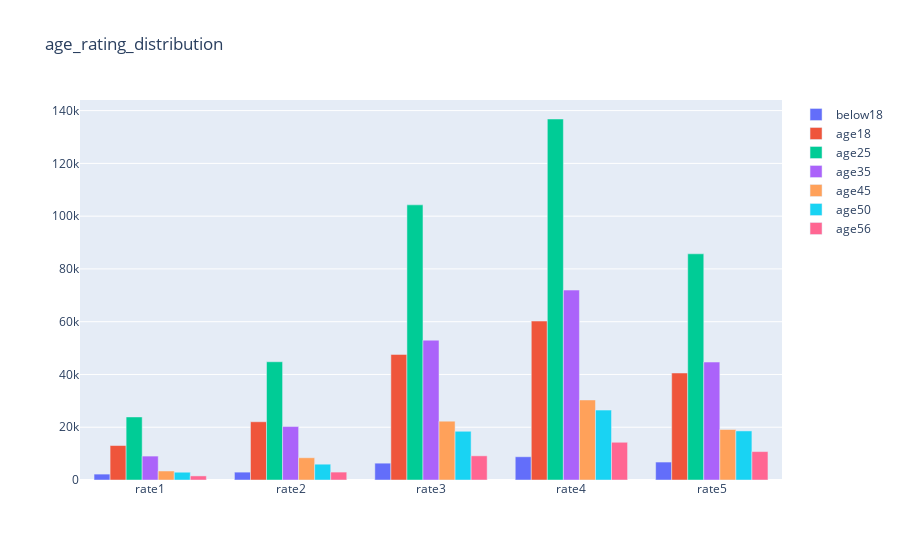

The notebook cell this image was saved under:
### Code cell
age_rating_plt

### Figure 1 — Plotly figure (JSON) as saved in the notebook; plotly's stock layout.template omitted (floating-point values rounded to 4 significant figures)
{"data": [{"name": "below18", "type": "bar", "x": ["rate1", "rate2", "rate3", "rate4", "rate5"], "y": [2238, 2983, 6380, 8808, 6802]}, {"name": "age18", "type": "bar", "x": ["rate1", "rate2", "rate3", "rate4", "rate5"], "y": [13063, 22073, 47601, 60241, 40558]}, {"name": "age25", "type": "bar", "x": ["rate1", "rate2", "rate3", "rate4", "rate5"], "y": [23898, 44817, 104287, 136824, 85730]}, {"name": "age35", "type": "bar", "x": ["rate1", "rate2", "rate3", "rate4", "rate5"], "y": [9067, 20253, 52990, 71983, 44710]}, {"name": "age45", "type": "bar", "x": ["rate1", "rate2", "rate3", "rate4", "rate5"], "y": [3409, 8437, 22311, 30334, 19142]}, {"name": "age50", "type": "bar", "x": ["rate1", "rate2", "rate3", "rate4", "rate5"], "y": [2948, 5993, 18465, 26484, 18600]}, {"name": "age56", "type": "bar", "x": ["rate1", "rate2", "rate3", "rate4", "rate5"], "y": [1551, 3001, 9163, 14297, 10768]}], "layout": {"title": {"text": "age_rating_distribution"}}}
